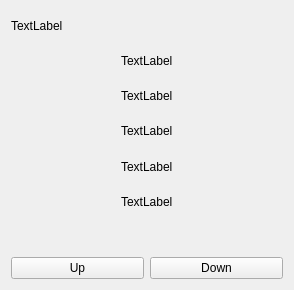
<?xml version="1.0" encoding="UTF-8"?>
<ui version="4.0">
 <class>Result</class>
 <widget class="QWidget" name="Result">
  <property name="geometry">
   <rect>
    <x>0</x>
    <y>0</y>
    <width>294</width>
    <height>290</height>
   </rect>
  </property>
  <property name="windowTitle">
   <string>Form</string>
  </property>
  <layout class="QGridLayout" name="gridLayout">
   <item row="8" column="0" colspan="3">
    <layout class="QHBoxLayout" name="horizontalLayout">
     <item>
      <widget class="QPushButton" name="pbUp">
       <property name="enabled">
        <bool>true</bool>
       </property>
       <property name="text">
        <string>Up</string>
       </property>
      </widget>
     </item>
     <item>
      <widget class="QPushButton" name="pbDown">
       <property name="text">
        <string>Down</string>
       </property>
      </widget>
     </item>
    </layout>
   </item>
   <item row="2" column="1">
    <widget class="QLabel" name="lbl_S">
     <property name="text">
      <string>TextLabel</string>
     </property>
    </widget>
   </item>
   <item row="4" column="1">
    <widget class="QLabel" name="lbl_beta">
     <property name="text">
      <string>TextLabel</string>
     </property>
    </widget>
   </item>
   <item row="1" column="1">
    <widget class="QLabel" name="lbl_Cn">
     <property name="text">
      <string>TextLabel</string>
     </property>
    </widget>
   </item>
   <item row="5" column="1">
    <widget class="QLabel" name="lbl_gamma">
     <property name="text">
      <string>TextLabel</string>
     </property>
    </widget>
   </item>
   <item row="3" column="2">
    <spacer name="horizontalSpacer_2">
     <property name="orientation">
      <enum>Qt::Horizontal</enum>
     </property>
     <property name="sizeHint" stdset="0">
      <size>
       <width>105</width>
       <height>17</height>
      </size>
     </property>
    </spacer>
   </item>
   <item row="0" column="0" colspan="3">
    <widget class="QLabel" name="Survived">
     <property name="text">
      <string>TextLabel</string>
     </property>
    </widget>
   </item>
   <item row="3" column="1">
    <widget class="QLabel" name="lbl_B">
     <property name="text">
      <string>TextLabel</string>
     </property>
    </widget>
   </item>
   <item row="3" column="0">
    <spacer name="horizontalSpacer">
     <property name="orientation">
      <enum>Qt::Horizontal</enum>
     </property>
     <property name="sizeHint" stdset="0">
      <size>
       <width>106</width>
       <height>17</height>
      </size>
     </property>
    </spacer>
   </item>
   <item row="6" column="1">
    <widget class="QLabel" name="lblFinish">
     <property name="text">
      <string/>
     </property>
    </widget>
   </item>
   <item row="6" column="2">
    <widget class="QLabel" name="lblDept">
     <property name="text">
      <string/>
     </property>
    </widget>
   </item>
  </layout>
 </widget>
 <resources/>
 <connections/>
</ui>
